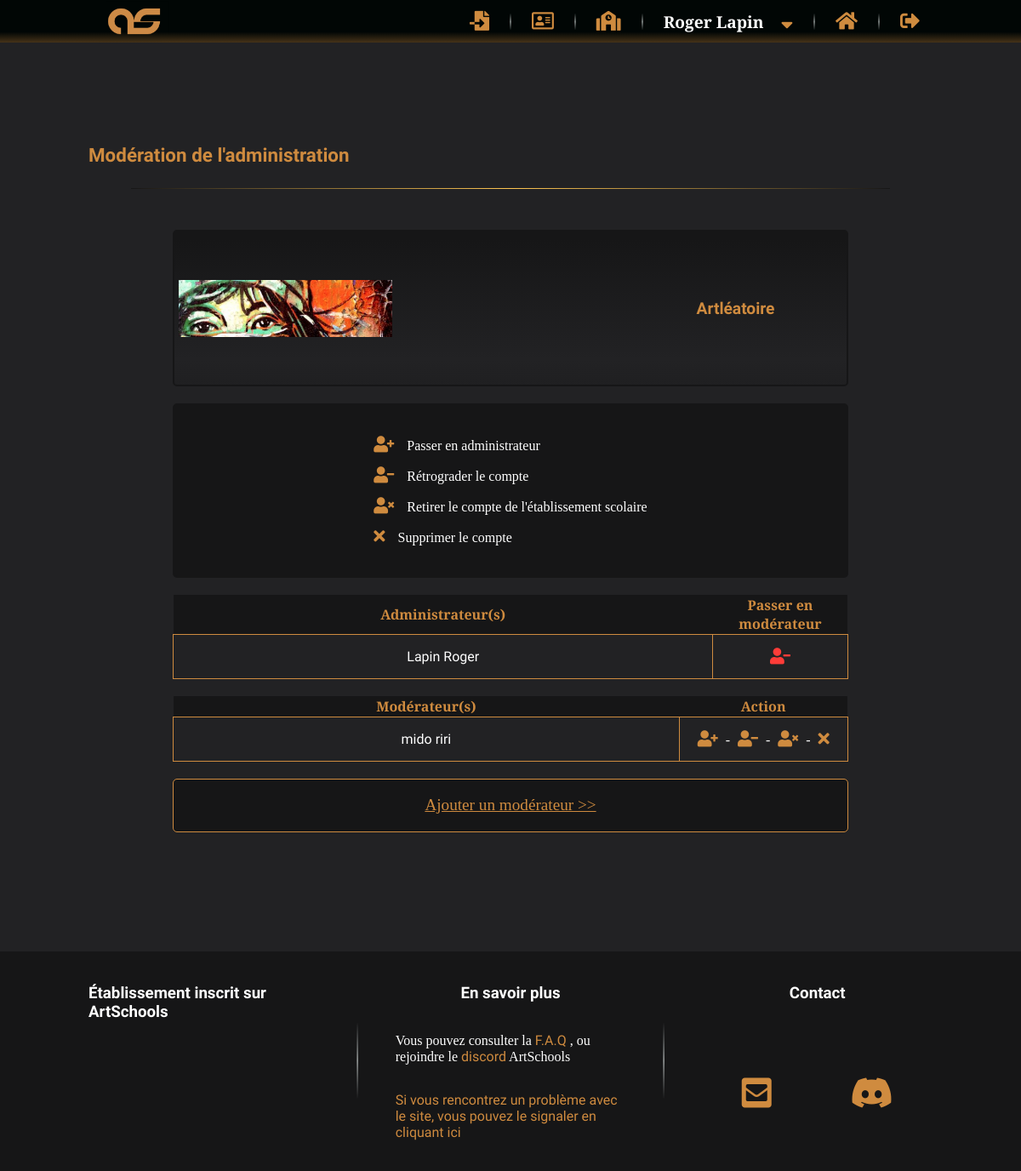
The page /P5_01_Code/indexAdmin.php?action=moderatAdmin (signed in) on the database its author committed.
### tables this page shows
CREATE TABLE IF NOT EXISTS `as_school` (
  `id` int(11) NOT NULL AUTO_INCREMENT,
  `idAdmin` int(11) NOT NULL,
  `name` varchar(255) NOT NULL,
  `nameAdmin` varchar(255) NOT NULL,
  `mail` varchar(255) NOT NULL,
  `schoolGroups` text DEFAULT NULL,
  `code` varchar(255) NOT NULL,
  `nbEleve` int(11) DEFAULT 0,
  `nbActiveAccount` int(11) NOT NULL DEFAULT 0,
  `dateInscription` datetime NOT NULL,
  `logo` text NOT NULL,
  `isActive` tinyint(1) NOT NULL DEFAULT 1,
  `profileBannerInfo` text DEFAULT NULL,
  `profilePictureInfo` text DEFAULT NULL,
  `profileTextInfo` text DEFAULT NULL,
  PRIMARY KEY (`id`),
  KEY `idAdmin` (`idAdmin`) USING BTREE
);

CREATE TABLE IF NOT EXISTS `as_user` (
  `id` int(11) NOT NULL AUTO_INCREMENT,
  `pseudo` varchar(50) NOT NULL,
  `firstName` varchar(100) DEFAULT NULL,
  `lastName` varchar(100) DEFAULT NULL,
  `mail` varchar(255) NOT NULL,
  `school` varchar(255) NOT NULL,
  `schoolGroup` varchar(50) DEFAULT NULL,
  `password` varchar(255) NOT NULL,
  `temporaryPassword` text DEFAULT NULL,
  `beingReset` tinyint(1) NOT NULL DEFAULT 0,
  `nbWarning` int(11) NOT NULL DEFAULT 0,
  `isBan` tinyint(1) NOT NULL DEFAULT 0,
  `isAdmin` tinyint(1) NOT NULL DEFAULT 0,
  `isModerator` tinyint(1) NOT NULL DEFAULT 0,
  `isActive` tinyint(1) NOT NULL DEFAULT 1,
  `profileBannerInfo` text DEFAULT NULL,
  `profilePictureInfo` text DEFAULT NULL,
  `profileTextInfo` text DEFAULT NULL,
  PRIMARY KEY (`id`)
);

### P5_01_Code/model/RenderView.php (called while the page is built, shortened)
<?php
class RenderView
{
    public static function render(string $template, string $view, array $data = null)
    {
        require 'view/' . $view;
    }
}

### P5_01_Code/model/School.php (called while the page is built, shortened)
<?php
class School
{
    private $id,
        $idAdmin,
        $name,
        $nameAdmin,
        $mail,
        $schoolGroups,
        $listSchoolGroups,
        $code,
        $nbEleve,
        $nbActiveAccount,
        $dateInscription,
        $logo,
        $isActive,
        $profileBannerInfo = null,
        $profileBanner,
        $noBanner,
        $profilePictureInfo = null,
        $profilePicture,
        $profilePictureOrientation,
        $profilePictureSize,
        $profileTextInfo = null,
        $profileTextBlock,
        $profileTextSchool;
    public function getIdAdmin()
    {
        return intval($this->idAdmin);
    }
    public function getName()
    {
        return $this->name;
    }
    public function getLogo()
    {
        return $this->logo;
    }
    public function getIsActive()
    {
        return $this->isActive;
    }
    public function setIsActive(bool $isActive)
    {
        $this->isActive = $isActive;
        return $this;
    }
}

### P5_01_Code/model/Database.php (called while the page is built, shortened)
<?php
abstract class Database
{
    protected static $db;
    protected function getConnection()
    {
        if (empty(self::$db)) {
            self::$db = new \PDO(self::DB_HOST, self::DB_LOGIN, self::DB_PASSWORD, self::DB_ERRMODE);
            return self::$db;
        } else {
            return self::$db;
        }
    }
    public function sql($req, array $parameters = null)
    {
        $q = $this->getConnection()->prepare($req);
        if ($parameters) {
            foreach ($parameters as $paraKey => $paraValue) {
                if (is_int($paraValue)) {
                    $q->bindValue($paraKey, $paraValue, \PDO::PARAM_INT);
                } else {
                    $q->bindValue($paraKey, $paraValue);
                }
            }
        }
        $q->execute();
        return $q;
    }
}

### P5_01_Code/model/SchoolManager.php (called while the page is built, shortened)
<?php
class SchoolManager extends AbstractManager
{
    public static $OBJECT_TYPE = 'Chemin\ArtSchools\Model\School';
    public static $TABLE_NAME = 'as_school';
    public static $TABLE_CHAMPS ='id, idAdmin, name, nameAdmin, mail, schoolGroups, code, nbEleve,
        nbActiveAccount, DATE_FORMAT(dateInscription, "%d/%m/%Y") AS dateInscription,
        logo, isActive, profileBannerInfo, profilePictureInfo, profileTextInfo';
    public function getSchoolByName(string $name)
    {
        if ($this->nameExists($name) || $name === ALL_SCHOOL) {
            if ($name === ALL_SCHOOL) {
                $q = $this->sql(
                    'SELECT ' . static::$TABLE_CHAMPS . '
                    FROM ' . static::$TABLE_NAME . '
                    ORDER BY id'
                );
                $result = $q->fetchAll(\PDO::FETCH_CLASS, static::$OBJECT_TYPE);
            } else {
                $q = $this->sql(
                    'SELECT ' . static::$TABLE_CHAMPS . '
                    FROM ' . static::$TABLE_NAME . '
                    WHERE name = :name',
                    [':name' => $name]
                );
                $result = $q->fetchObject(static::$OBJECT_TYPE);
            }
            return $result;
        } else {
            return false;
        }
    }
    public function nameExists(string $name)
    {
        if (strlen($name) > 0) {
            $q = $this->sql(
                'SELECT name
                FROM ' . static::$TABLE_NAME . '
                WHERE name = :name',
                [':name' => $name]
            );
            if ($q->fetch()) {
                   return true;
            } else {
                $q->closeCursor();
                return false;
            }
        } else {
            return  false;
        }
    }
}

### P5_01_Code/model/UserManager.php (called while the page is built, shortened)
<?php
class UserManager extends AbstractManager
{
    public static $OBJECT_TYPE = 'Chemin\ArtSchools\Model\User';
    public static $TABLE_NAME = 'as_user';
    public static $TABLE_CHAMPS ='id, pseudo, firstName, lastName, password, mail, school, schoolGroup, temporaryPassword, beingReset,
        nbWarning, isBan, isAdmin, isModerator,
        isActive, profileBannerInfo, profilePictureInfo, profileTextInfo';
    public function getUsersBySchool(string $school, string $grade = null, array $orderBy = [])
    {
        if (strlen($school) > 0) {
            if ($school === ALL_SCHOOL) {
                $q = $this->getAllSchoolUsers($grade, $orderBy);
            } else {
                $q = $this->getSchoolUsers($school, $grade, $orderBy);
            }
            $result = $q->fetchAll(\PDO::FETCH_CLASS, static::$OBJECT_TYPE);
            return $result;
        }
    }
    private function getSchoolUsers(string $school, string $grade = null, array $orderBy = [])
    {
        $clauseOrderBy = '';
        if (count($orderBy) > 0) {
            $clauseOrderBy = ' ORDER BY ' . $orderBy[0];
            for ($i = 1; $i<count($orderBy); $i++) {
                $clauseOrderBy .= ', ' . $orderBy[$i];
            }
        }
        if ($grade === 'admin') {
            return $this->sql(
                'SELECT ' . static::$TABLE_CHAMPS . '
                FROM ' . static::$TABLE_NAME . '
                WHERE school = :school AND (isAdmin = true OR isModerator = true)' .
                $clauseOrderBy,
                [':school' => $school]
            );
        }
    }
}

### P5_01_Code/model/User.php (called while the page is built, shortened)
<?php
class User
{
    private $id,
        $pseudo,
        $firstName,
        $lastName,
        $mail,
        $school,
        $schoolGroup,
        $password,
        $temporaryPassword,
        $beingReset,
        $nbWarning,
        $isBan,
        $isAdmin,
        $isModerator,
        $isActive,
        $profileBannerInfo = null,
        $profileBanner,
        $noBanner,
        $profilePictureInfo = null,
        $profilePicture,
        $profilePictureOrientation,
        $profilePictureSize,
        $profileTextInfo = null,
        $profileTextBlock,
        $profileTextPseudo,
        $profileTextSchool;
    public function getId()
    {
        return intval($this->id);
    }
    public function getPseudo()
    {
        return $this->pseudo;
    }
    public function getFirstName()
    {
        return $this->firstName;
    }
    public function getLastName()
    {
        return $this->lastName;
    }
    public function getIsAdmin()
    {
        return $this->isAdmin;
    }
    public function getIsModerator()
    {
        return $this->isModerator;
    }
}

### P5_01_Code/view/backend/moderatAdminView.php (the view, shortened to what this page needs)
<section id="blockModeratAdmin" class="container">
    <h1 class="fullWidth">Modération de l'administration</h1>
    <hr>
    <article id="moderatAdmin">
        <?php
        $school = $data['schools'];
            ?>
        <div class="blockSchool">
            <div class="<?=$school->getIsActive() ? "" : "inactiveSchool"?>">
                <div>
                    <figure>
                        <img src="<?=$school->getLogo()?>" alt="Logo de l'établissement">
                    </figure>
                </div>
                <div>
                    <h2><a href="indexAdmin.php?action=schoolProfile&school=<?=$school->getName()?>"><?=$school->getName()?></a></h2>
                </div>
            </div>
            <div class="tableAdminModerator">
                <div id="listAction" class="blockStyleOne fullWidth">
                    <ul>
                        <li><i class="fas fa-user-plus"></i>Passer en administrateur</li>
                        <li><i class="fas fa-user-minus"></i>Rétrograder le compte</li>
                        <li><i class="fas fa-user-times"></i>Retirer le compte de l'établissement scolaire</li>
                        <li><i class="fas fa-times"></i>Supprimer le compte</li>
                    </ul>
                </div>
                <table>
                    <tr>
                        <th>Administrateur(s)</th>
                        <th>Passer en modérateur</th>
                    </tr>
                    <?php
                    foreach ($data['users'] as $user) {
                        if ($user->getIsAdmin()) {
                            ?>
                            <tr>
                                <td>
                                    <a href="index.php?action=userProfile&userId=<?=$user->getId()?>">
                                        <?=$user->getLastName()?> <?=$user->getFirstName()?>
                                    </a>
                                </td>
                                <?php
                                if ($user->getId() !== $school->getIdAdmin() && $user->getId() !== intval($_SESSION['id'])) {
                                    echo '<td><i class="fas fa-user-minus toModerator" userpseudo="' . $user->getPseudo() . '" schoolname="' . $school->getName() . '"></i></td>';
                                } else {
                                    echo '<td><i class="fas fa-user-minus inactifLink"></i></td>';
                                }
                                ?>
                            </tr>
                            <?php
                        }
                    }
                    ?>
                </table>
                <?php
                if ($data['nbModerator'] > 0) {
                    ?>
                    <table>
                        <tr>
                            <th>Modérateur(s)</th>
                            <th>Action</th>
                        </tr>
                        <?php
                        foreach ($data['users'] as $user) {
                            if ($user->getIsModerator()) {
                                ?>
                                <tr>
                                    <td>
                                        <a href="index.php?action=userProfile&userId=<?=$user->getId()?>">
                                            <?=$user->getLastName()?> <?=$user->getFirstName()?>
                                        </a>
                                    </td>
                                    <td>
                                        <i class="fas fa-user-plus toAdmin" userpseudo="<?=$user->getPseudo()?>" schoolname="<?=$school->getName()?>"></i> -
                                        <i class="fas fa-user-minus toNormalUser" userpseudo="<?=$user->getPseudo()?>" schoolname="<?=$school->getName()?>"></i> -
                                        <i class="fas fa-user-times toLeaveSchool" userpseudo="<?=$user->getPseudo()?>" schoolname="<?=$school->getName()?>" ></i> -
                                        <i class="fas fa-times toDelete" userpseudo="<?=$user->getPseudo()?>" schoolname="<?=$school->getName()?>" ></i>
                                    </td>
                                </tr>
                                <?php
                            }
                        }
                    echo '</table>';
                } else {
                    ?>
                    <div class="blockStyleOne fullWidth">
                        <p class="msg orang textCenter">Aucun modérateur actuellement</p>
                    </div>
                    <?php
                }
                if ($school->getIsActive()) {
                    ?>
                    <form class="formAddModerator" method="POST" action="indexAdmin.php?action=moderatAdmin&amp;option=addModerator">
                        <p class="orang">Ajouter un modérateur >></p>
                    </form>
                    <?php
                }
                ?>
            </div>
        </div>
    </article>
</section>

### rows shown on the page
as_school: logo (picture), name "Artléatoire"
as_user: lastName "Lapin", firstName "Roger"
as_user: lastName "mido", firstName "riri"

### other values the page prints
$_SESSION['fullName'] "Roger Lapin"
